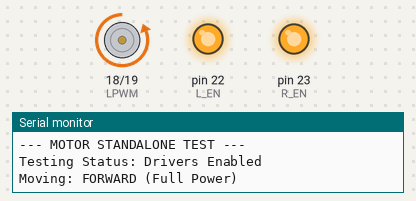
Simulated run of this sketch. Board: Arduino Mega 2560, built with avr-gcc and run on an emulated ATmega2560. Parts: motor-driver pin pairs drawn as motors (green arrow = first pin HIGH = forward, orange = second pin HIGH = backward, longer = more drive), output pins drawn as LEDs (lit = HIGH), the last lines printed to the serial monitor.

Above: at 1.0 s.
At 2.5 s:
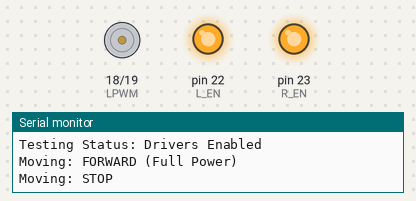
At 4.0 s:
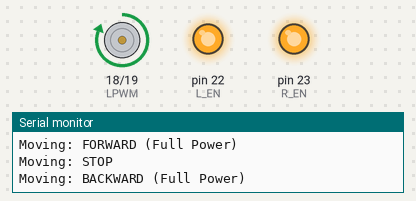
Timing chart, 0 to 7.8 s (numbered marks = the images above):
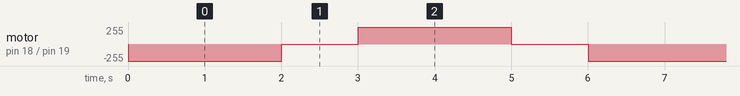

Measured:
- by itself, motor on pin 18 (LPWM) / pin 19 (RPWM): repeats every 6.0 s: stopped 1.0 s, forward 255/255 2.0 s, stopped 1.0 s, backward 255/255 2.0 s

The sketch:

motor_test_standalone.ino
```cpp
/*
  STANDALONE MOTOR TEST (DIAGNOSTICS)
  Gunakan ini untuk tes murni hardware tanpa WiFi/Dashboard.
*/

#define RPWM 19
#define LPWM 18
#define R_EN 23
#define L_EN 22 // Pastikan pin ini benar di board Anda

void setup() {
  Serial.begin(115200);
  Serial.println("--- MOTOR STANDALONE TEST ---");

  pinMode(RPWM, OUTPUT);
  pinMode(LPWM, OUTPUT);
  pinMode(R_EN, OUTPUT);
  pinMode(L_EN, OUTPUT);

  // Aktifkan Driver
  digitalWrite(R_EN, HIGH);
  digitalWrite(L_EN, HIGH);

  // Tes tanpa PWM dulu (Digital High) untuk power maksimal
  Serial.println("Testing Status: Drivers Enabled");
}

void loop() {
  Serial.println("Moving: FORWARD (Full Power)");
  digitalWrite(RPWM, HIGH);
  digitalWrite(LPWM, LOW);
  delay(2000);

  Serial.println("Moving: STOP");
  digitalWrite(RPWM, LOW);
  digitalWrite(LPWM, LOW);
  delay(1000);

  Serial.println("Moving: BACKWARD (Full Power)");
  digitalWrite(RPWM, LOW);
  digitalWrite(LPWM, HIGH);
  delay(2000);

  Serial.println("Moving: STOP");
  digitalWrite(RPWM, LOW);
  digitalWrite(LPWM, LOW);
  delay(1000);
}
```
